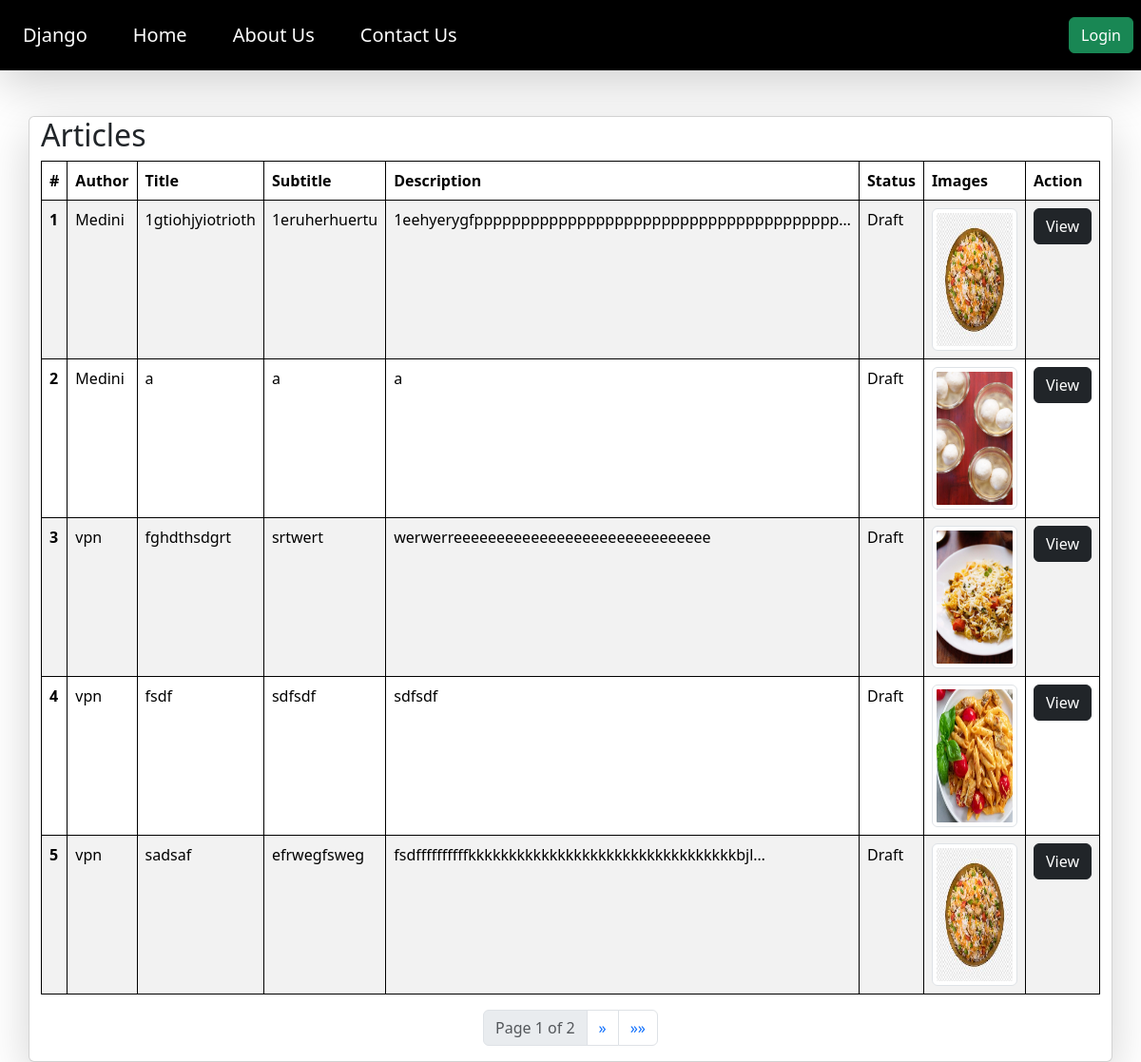
Page /publish_articles/ on the earlier database version.
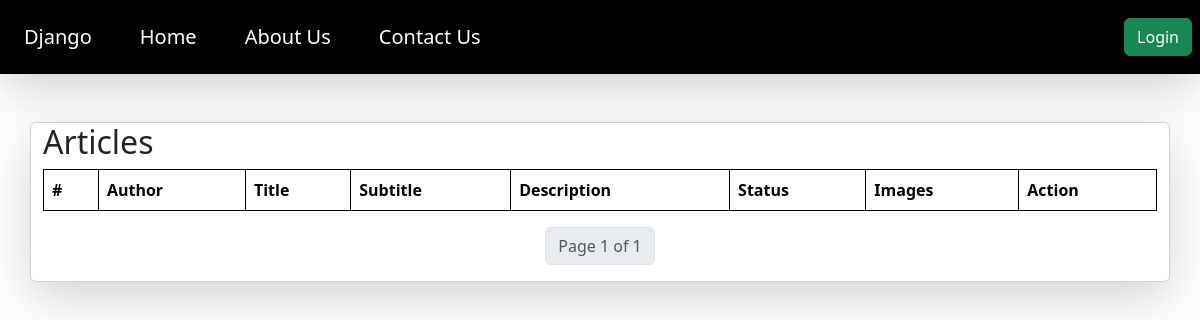
Same page on the later database version.
### articles/models.py (models this page shows)
class Article(models.Model):
    title = models.CharField(max_length=200)
    subtitle = models.CharField(max_length=200)
    thumbnail = models.ImageField(upload_to='thumbnails/')
    description = models.TextField()
    author = models.ForeignKey(CustomUser, related_name="authored_articles", on_delete=models.CASCADE)
    status = models.CharField(max_length=20, default='Draft')  # Draft, Review, Published

class CustomUser(AbstractUser):
  is_author = models.BooleanField(default=False)
  is_publisher = models.BooleanField(default=False)

### articles/views.py (the view)
# urls.py: path('publish_articles/', publisher, name="publish_articles"),
def publisher(request):
  queryset = Article.objects.filter(status = 'Draft')
  paginator = Paginator(queryset, 5)  # Set the number of articles per page (e.g., 10)
  page_number = request.GET.get('page')
  articles = paginator.get_page(page_number)
  context = {'publish_articles': articles}
  return render(request, 'publisher.html', context)

### articles/templates/publisher.html (shortened to what this page needs)
{% extends "base.html" %}
{% block start %}
<div class="container mt-5 card shadow-lg">
  <h2>Articles</h2>
  <table class="table table-striped" style="width:100%">
    <thead class="thead-dark">
      <tr>
        <th scope="col">#</th>
        <th scope="col">Author</th>
        <th scope="col">Title</th>
        <th scope="col">Subtitle</th>
        <th scope="col">Description</th>
        <th scope="col">Status</th>
        <th scope="col">Images</th>
        <th scope="col">Action</th>
      </tr>
    </thead>
    <tbody>
      {% for publish_article in publish_articles %}
      <tr>
        <th scope="row">{{ forloop.counter }}</th>
        <td>{{ publish_article.author}}</td>
        <td>{{ publish_article.title|truncatechars:30 }}</td>
        <td>{{ publish_article.subtitle|truncatechars:30}}</td>
        <td>{{ publish_article.description|truncatechars:50 }}</td>
        <td>{{ publish_article.status }}</td>
        <td><img src="/media/{{ publish_article.thumbnail }}" style="height: 150px;" class="img-thumbnail"></td>
        <td>
          <a href="/view_article/{{ publish_article.id }}/" class="btn btn-dark mb-2">View</a>
        </td>
      </tr>
      {% endfor %}
    </tbody>
  </table>
  <nav aria-label="Page navigation example">
    <ul class="pagination justify-content-center">
      <li class="page-item disabled"><span class="page-link">Page {{ publish_articles.number }} of {{ publish_articles.paginator.num_pages }}</span></li>
      {% if publish_articles.has_next %}
      <li class="page-item">
        <a class="page-link" href="?page={{ publish_articles.next_page_number }}" aria-label="Next">
          <span aria-hidden="true">&raquo;</span>
        </a>
      </li>
      <li class="page-item">
        <a class="page-link" href="?page={{ publish_articles.paginator.num_pages }}" aria-label="Last">
          <span aria-hidden="true">&raquo;&raquo;</span>
        </a>
      </li>
      {% endif %}
    </ul>
  </nav>
</div>
{% endblock %}

Differences in the rows shown:
no longer on this page (row edited): Article: author "Medini", title "1gtiohjyiotrioth", subtitle "1eruherhuertu", description "1eehyerygfppppppppppppppppppppppppppppppppppppppp…", status "Draft", thumbnail (picture)
no longer on this page (row edited): Article: author "Medini", title "a", subtitle "a", description "a", status "Draft", thumbnail (picture)
removed Article: author "vpn", title "fghdthsdgrt", subtitle "srtwert", description "werwerreeeeeeeeeeeeeeeeeeeeeeeeeeeeee", status "Draft", thumbnail (picture)
removed Article: author "vpn", title "fsdf", subtitle "sdfsdf", description "sdfsdf", status "Draft", thumbnail (picture)
removed Article: author "vpn", title "sadsaf", subtitle "efrwegfsweg", description "fsdffffffffffkkkkkkkkkkkkkkkkkkkkkkkkkkkkkkkkkbjl…", status "Draft", thumbnail (picture)
Other differences:
{{ publish_articles.paginator.num_pages }}: "2" → "1"
